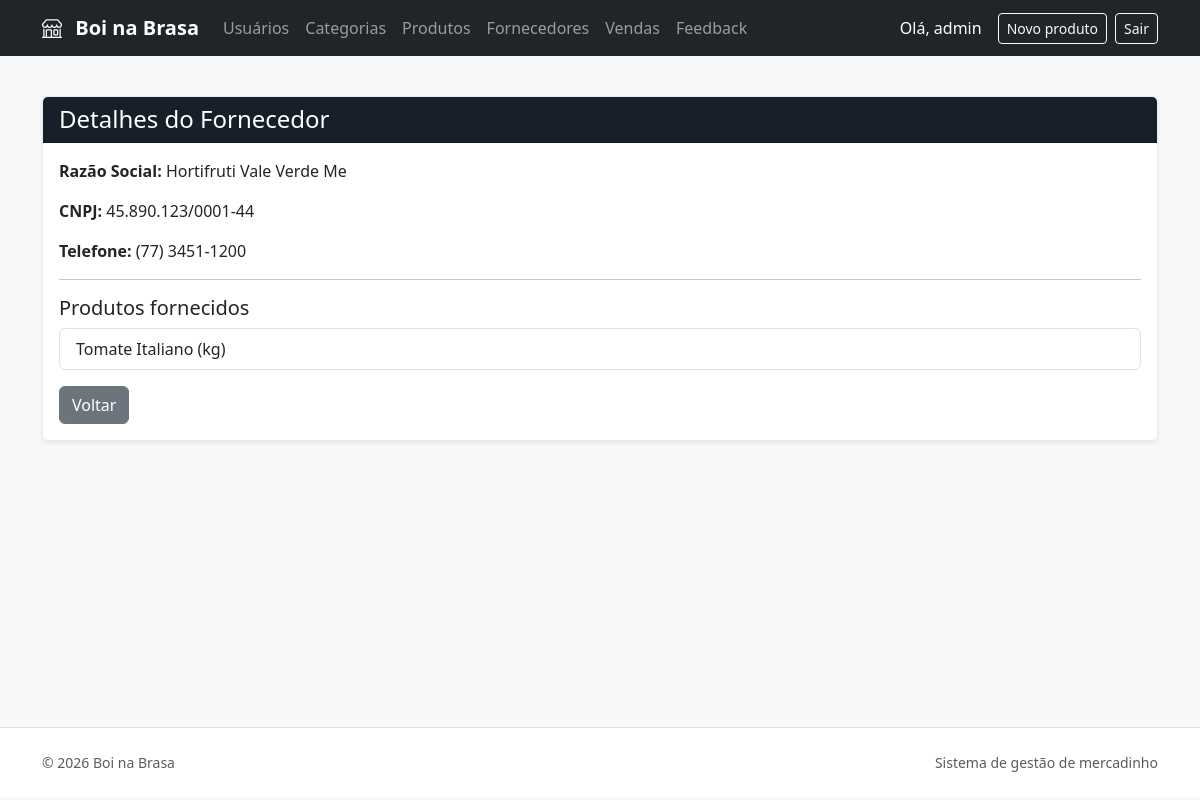
Screenshot of /fornecedores/3/ (signed in) with the database file from the repository.
### fornecedores/models.py (models this page shows, shortened)
class Fornecedor(models.Model):
    razao_social = models.CharField(max_length=255)
    cnpj = models.CharField(max_length=18, unique=True)
    telefone = models.CharField(max_length=20)

### produtos/models.py (models this page shows, shortened)
class Produto(models.Model):
    nome = models.CharField(max_length=150)
    preco_venda = models.DecimalField(
        max_digits=10,
        decimal_places=2
    )
    estoque_minimo = models.DecimalField(
        max_digits=10,
        decimal_places=2,
        default=0
    )
    categoria = models.ForeignKey(
        Categoria,
        on_delete=models.CASCADE,
        related_name='produtos'
    )
    fornecedor = models.ForeignKey(
        Fornecedor,
        on_delete=models.SET_NULL,
        null=True,
        blank=True,
        related_name='produtos'
    )

### fornecedores/views.py (the view)
# urls.py: path('<int:id>/', views.fornecedor_detail, name='fornecedor_detail'),
@login_required
@permission_required(
    'fornecedores.view_fornecedor',
    raise_exception=True
)
def fornecedor_detail(request, id):
    fornecedor = get_object_or_404(
        Fornecedor,
        id=id
    )
    return render(
        request,
        'fornecedores/fornecedor_detail.html',
        {
            'fornecedor': fornecedor,
        }
    )

### templates/fornecedores/fornecedor_detail.html
{% extends 'base.html' %}
{% block content %}
<div class="card shadow-sm">
    <div class="card-header bg-dark text-white">
        <h1 class="h4 mb-0">
            Detalhes do Fornecedor
        </h1>
    </div>
    <div class="card-body">
        <p>
            <strong>Razão Social:</strong>
            {{ fornecedor.razao_social }}
        </p>
        <p>
            <strong>CNPJ:</strong>
            {{ fornecedor.cnpj }}
        </p>
        <p>
            <strong>Telefone:</strong>
            {{ fornecedor.telefone }}
        </p>
        <hr>
        <h2 class="h5">
            Produtos fornecidos
        </h2>
        <ul class="list-group mb-3">
            {% for produto in fornecedor.produtos.all %}
                <li class="list-group-item">
                    {{ produto.nome }}
                </li>
            {% empty %}
                <li class="list-group-item text-muted">
                    Nenhum produto cadastrado para este fornecedor.
                </li>
            {% endfor %}
        </ul>
        <a
            href="{% url 'fornecedores:fornecedor_list' %}"
            class="btn btn-secondary"
        >
            Voltar
        </a>
    </div>
</div>
{% endblock %}

### templates/base.html (shortened to what this page needs)
{% load static %}
<!DOCTYPE html>
<html lang="pt-br">
<head>
    <link rel="stylesheet"
          href="{% static 'vendor/bootstrap/css/bootstrap.min.css' %}">
    <link rel="stylesheet"
          href="{% static 'vendor/bootstrap-icons/bootstrap-icons.min.css' %}">
        <link rel="stylesheet"
            href="{% static 'flexbiz/css/site.css' %}">
</head>
<body>
<nav class="navbar navbar-expand-lg bg-dark navbar-dark">
    <div class="container">
        <a class="navbar-brand" href="{% url 'inicio' %}">
            <i class="bi bi-shop me-2"></i>
            Boi na Brasa
        </a>
        <div class="collapse navbar-collapse"
             id="menuPrincipal">
            <ul class="navbar-nav me-auto mb-2 mb-lg-0">
                {% if request.user.is_authenticated %}
                    {% if perms.usuarios.view_usuario %}
                        <li class="nav-item">
                            <a class="nav-link" href="{% url 'usuarios:usuario_list' %}">Usuários</a>
                        </li>
                    {% endif %}
                    {% if perms.produtos.view_categoria %}
                        <li class="nav-item">
                            <a class="nav-link" href="{% url 'produtos:categoria_list' %}">Categorias</a>
                        </li>
                    {% endif %}
                    {% if perms.produtos.view_produto %}
                        <li class="nav-item">
                            <a class="nav-link" href="{% url 'produtos:produto_list' %}">Produtos</a>
                        </li>
                    {% endif %}
                    {% if perms.fornecedores.view_fornecedor %}
                        <li class="nav-item">
                            <a class="nav-link" href="{% url 'fornecedores:fornecedor_list' %}">Fornecedores</a>
                        </li>
                    {% endif %}
                    {% if perms.vendas.view_venda %}
                        <li class="nav-item">
                            <a class="nav-link" href="{% url 'vendas:venda_list' %}">Vendas</a>
                        </li>
                    {% endif %}
                    <li class="nav-item">
                        <a class="nav-link" href="{% url 'feedback:feedback_list' %}">Feedback</a>
                    </li>
                {% endif %}
            </ul>
            {% if user.is_authenticated %}
                <span class="navbar-text text-white me-3">
                    Olá, {{ user.username }}
                </span>
                {% if perms.produtos.add_produto %}
                    <a href="{% url 'produtos:produto_create' %}" class="btn btn-outline-light btn-sm me-2">
                        Novo produto
                    </a>
                {% endif %}
                <form method="POST"
                      action="{% url 'logout' %}">
                    <button type="submit"
                            class="btn btn-outline-light btn-sm">
                        Sair
                    </button>
                </form>
            {% else %}
                <a href="{% url 'login' %}"
                   class="btn btn-outline-light btn-sm">
                    Entrar
                </a>
            {% endif %}
        </div>
    </div>
</nav>
<main class="container py-4 app-main">
    {% block content %}
    {% endblock %}
</main>
<footer class="app-footer border-top">
    <div class="container d-flex flex-wrap justify-content-between gap-2 py-4 text-muted small">
        <span>&copy; {% now "Y" %} Boi na Brasa</span>
        <span>Sistema de gestão de mercadinho</span>
    </div>
</footer>
</body>
</html>

### static/flexbiz/css/site.css (style rules this page uses)
:root { --flexbiz-ink: #17202a; --flexbiz-muted: #65717d; --flexbiz-primary: #e8752b; --flexbiz-surface: #f7f8fa; }
body { color: var(--flexbiz-ink); font-family: "Segoe UI", sans-serif; background: #f7f8fa; }
.app-main { min-height: calc(100vh - 145px); }
.app-footer { background: #fff; }
.navbar-brand { font-weight: 700; }
.card { border-color: #e7eaee; }
.card-header.bg-dark { background: var(--flexbiz-ink) !important; }

### rows the page displays
Fornecedor: razao_social "Hortifruti Vale Verde Me", cnpj "45.890.123/0001-44", telefone "(77) 3451-1200"
Produto: nome "Tomate Italiano (kg)"

### other values shown
{{ user.username }} "admin"
